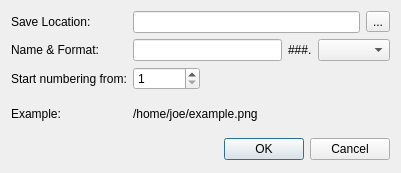
<?xml version="1.0" encoding="UTF-8"?>
<ui version="4.0">
 <class>SaveLocation</class>
 <widget class="QWidget" name="SaveLocation">
  <property name="geometry">
   <rect>
    <x>0</x>
    <y>0</y>
    <width>401</width>
    <height>173</height>
   </rect>
  </property>
  <property name="sizePolicy">
   <sizepolicy hsizetype="Preferred" vsizetype="Preferred">
    <horstretch>0</horstretch>
    <verstretch>0</verstretch>
   </sizepolicy>
  </property>
  <property name="windowTitle">
   <string>Save Location</string>
  </property>
  <layout class="QFormLayout" name="formLayout">
   <property name="fieldGrowthPolicy">
    <enum>QFormLayout::AllNonFixedFieldsGrow</enum>
   </property>
   <item row="0" column="0">
    <widget class="QLabel" name="locationLabel">
     <property name="text">
      <string>Save Location:</string>
     </property>
     <property name="alignment">
      <set>Qt::AlignLeading|Qt::AlignLeft|Qt::AlignVCenter</set>
     </property>
    </widget>
   </item>
   <item row="0" column="1">
    <layout class="QHBoxLayout" name="horizontalLayout">
     <item>
      <widget class="QLineEdit" name="u_saveDirLEdit"/>
     </item>
     <item>
      <widget class="QToolButton" name="u_getDirButton">
       <property name="text">
        <string>...</string>
       </property>
      </widget>
     </item>
    </layout>
   </item>
   <item row="1" column="0">
    <widget class="QLabel" name="namePrefixLabel">
     <property name="text">
      <string>Name &amp; Format:</string>
     </property>
     <property name="alignment">
      <set>Qt::AlignLeading|Qt::AlignLeft|Qt::AlignVCenter</set>
     </property>
    </widget>
   </item>
   <item row="1" column="1">
    <layout class="QHBoxLayout">
     <item>
      <widget class="QLineEdit" name="u_imgPrefix">
       <property name="text">
        <string/>
       </property>
      </widget>
     </item>
     <item>
      <widget class="QLabel" name="numberLabel">
       <property name="text">
        <string>###.</string>
       </property>
      </widget>
     </item>
     <item>
      <widget class="QComboBox" name="u_imgFormat"/>
     </item>
    </layout>
   </item>
   <item row="2" column="0">
    <widget class="QLabel" name="numStartFromLabel">
     <property name="text">
      <string>Start numbering from:</string>
     </property>
     <property name="alignment">
      <set>Qt::AlignLeading|Qt::AlignLeft|Qt::AlignVCenter</set>
     </property>
    </widget>
   </item>
   <item row="2" column="1">
    <layout class="QHBoxLayout" name="horizontalLayout_4">
     <item>
      <widget class="QSpinBox" name="u_numStartFrom">
       <property name="minimum">
        <number>1</number>
       </property>
       <property name="maximum">
        <number>999999</number>
       </property>
      </widget>
     </item>
     <item>
      <spacer name="horizontalSpacer">
       <property name="orientation">
        <enum>Qt::Horizontal</enum>
       </property>
       <property name="sizeHint" stdset="0">
        <size>
         <width>168</width>
         <height>20</height>
        </size>
       </property>
      </spacer>
     </item>
    </layout>
   </item>
   <item row="4" column="0">
    <widget class="QLabel" name="u_resultLabel">
     <property name="text">
      <string>Example:</string>
     </property>
    </widget>
   </item>
   <item row="4" column="1">
    <widget class="QLabel" name="u_resultValue">
     <property name="text">
      <string>/home/joe/example.png</string>
     </property>
     <property name="alignment">
      <set>Qt::AlignLeading|Qt::AlignLeft|Qt::AlignVCenter</set>
     </property>
    </widget>
   </item>
   <item row="6" column="0" colspan="2">
    <widget class="QDialogButtonBox" name="dialogButtonBox">
     <property name="orientation">
      <enum>Qt::Horizontal</enum>
     </property>
     <property name="standardButtons">
      <set>QDialogButtonBox::Cancel|QDialogButtonBox::Ok</set>
     </property>
    </widget>
   </item>
   <item row="3" column="0">
    <spacer name="verticalSpacer">
     <property name="orientation">
      <enum>Qt::Vertical</enum>
     </property>
     <property name="sizeType">
      <enum>QSizePolicy::Fixed</enum>
     </property>
     <property name="sizeHint" stdset="0">
      <size>
       <width>18</width>
       <height>5</height>
      </size>
     </property>
    </spacer>
   </item>
   <item row="5" column="0">
    <spacer name="verticalSpacer_2">
     <property name="orientation">
      <enum>Qt::Vertical</enum>
     </property>
     <property name="sizeType">
      <enum>QSizePolicy::Fixed</enum>
     </property>
     <property name="sizeHint" stdset="0">
      <size>
       <width>20</width>
       <height>5</height>
      </size>
     </property>
    </spacer>
   </item>
  </layout>
 </widget>
 <resources/>
 <connections/>
</ui>
